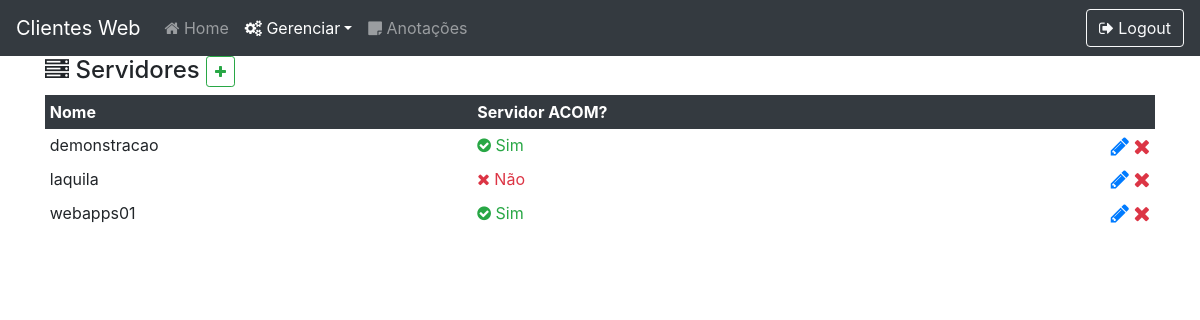
/manager/server (signed in), run on the app's committed database.
### core/models.py (models this page shows, shortened)
class Server(models.Model):
    name = models.CharField('Name', max_length=100)
    acomServer = models.BooleanField('Acom Server')

### core/views.py (the view)
# urls.py: path('manager/server', managerServer, name='managerServer'),
def managerServer(request):
    if str(request.user) != 'AnonymousUser':
        context = {
            'servers': Server.objects.all().order_by('name')
        }
        return render(request, 'manager-server.html', context)
    else:
        return loginUser(request)

### core/templates/manager-server.html (shortened to what this page needs)
{% load static %}
{% load custom_filters %}
<!DOCTYPE html>
<html lang="pt-br">
<head>
    <link rel="stylesheet" href="{% static 'css/style.css' %}">
    <link rel="stylesheet" href="https://cdnjs.cloudflare.com/ajax/libs/font-awesome/4.7.0/css/font-awesome.min.css">
    <link rel="stylesheet" href="https://stackpath.bootstrapcdn.com/bootstrap/4.5.0/css/bootstrap.min.css">
</head>
<body>
    <nav class="navbar stick-top navbar-expand-lg navbar-dark bg-dark">
        <a class="navbar-brand" href="{% url 'index' %}">Clientes Web</a>
        <div class="collapse navbar-collapse" id="navbarTogglerDemo03">
            <ul class="navbar-nav mr-auto mt-2 mt-lg-0 navbar-left">
                <li class="nav-item"><a class="nav-link" href="{% url 'index' %}"><i class="fa fa-home"></i> Home</a></li>
                <li class="nav-item dropdown">
                    <a class="nav-link active dropdown-toggle" id="navbarDropdown" role="button" data-toggle="dropdown" aria-haspopup="true" aria-expanded="false"><i class="fa fa-cogs"></i> Gerenciar</a>
                </li>
                <li class="nav-item"><a class="nav-link" href="{% url 'notes' %}"><i class="fa fa-sticky-note"></i> Anotações</a></li>
            </ul>
            <a href="{% url 'logout' %}" type="button" class="btn btn-outline-light"><i class="fa fa-sign-out"></i> Logout</a>
        </div>
    </nav>
    <div class="container">
        <h4>
            <i class="fa fa-server"></i> Servidores
            <a href="{% url 'newServer' %}" type="button" class="btn btn-sm btn-outline-success text-success"><i class="fa fa-plus"></i></a>
        </h4>
        <div class="table-responsive">
            <table class="table table-sm table-hover table-borderless">
                <thead class="thead-dark">
                    <tr>
                        <th scope="col">Nome</th>
                        <th scope="col">Servidor ACOM?</th>
                        <th scope="col"></th>
                    </tr>
                </thead>
                <tbody>
                    {% for server in servers %}
                        <tr ondblclick="editServer({{ server.id }});">
                            <td>{{ server.name }}</td>
                            {% if server.acomServer %}
                                <td class="text-success"><i class="fa fa-check-circle"></i> Sim</td>
                            {% else %}
                                <td class="text-danger"><i class="fa fa-close"></i> Não</td>
                            {% endif %}
                            <td class="text-right">
                                <a href="{% url 'editServer' idServer=server.id %}" class="text-primary"><i class="fa fa-pencil fa-lg"></i></a>
                                <a href="{% url 'deleteServer' idServer=server.id %}" class="text-danger"><i class="fa fa-remove fa-lg"></i></a>
                            </td>
                        </tr>
                    {% endfor %}
                </tbody>
            </table>
        </div>
    </div>
</body>
</html>

### data on the page
Server: name "demonstracao", acomServer True (drawn)
Server: name "laquila", acomServer False (drawn)
Server: name "webapps01", acomServer True (drawn)
